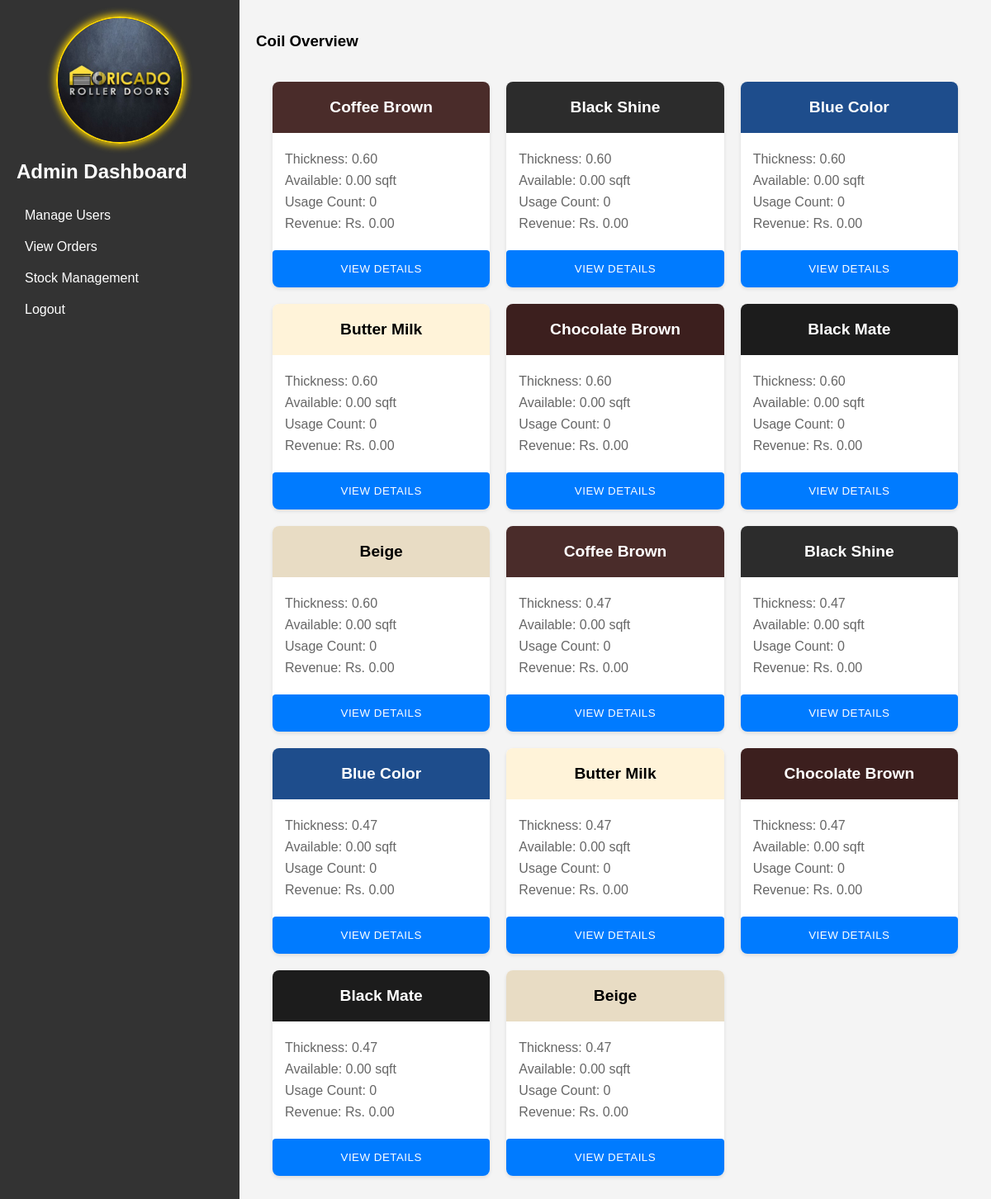
Page /admin/dashboard.php (signed in) on the committed database.
### tables this page shows
CREATE TABLE materials (
    id INT PRIMARY KEY AUTO_INCREMENT,
    name VARCHAR(100) NOT NULL,
    type ENUM('coil', 'other') NOT NULL,
    thickness DECIMAL(4,2),
    color VARCHAR(50),
    quantity DECIMAL(10,2),
    unit VARCHAR(20),
    price DECIMAL(10,2) DEFAULT 0.00
);

### admin/dashboard.php (the view, shortened to what this page needs)
<?php
require_once '../config/config.php';
$coilQuery = "SELECT m.*,
    (SELECT COUNT(*) FROM order_materials om WHERE om.material_id = m.id) as usage_count,
    (SELECT SUM(o.total_price) FROM order_materials om
     JOIN orders o ON om.order_id = o.id
     WHERE om.material_id = m.id) as total_revenue
FROM materials m
WHERE m.type = 'coil'";
$coils = $conn->query($coilQuery)->fetch_all(MYSQLI_ASSOC);
?>
<!DOCTYPE html>
<html>
<head>
    <link rel="stylesheet" href="../assets/css/style.css">
</head>
<body>
    <div class="dashboard">
        <nav>
        <img src="../assets/images/oricado logo.jpg" alt="Oricado Logo" class="navigation-logo">
            <h2>Admin Dashboard</h2>
            <ul>
                <li><a href="users.php">Manage Users</a></li>
                <li><a href="orders.php">View Orders</a></li>
                <li><a href="stock.php">Stock Management</a></li>
                <li><a href="../logout.php">Logout</a></li>
            </ul>
        </nav>
        <div class="content">
            <h3>Coil Overview</h3>
            <div class="coil-grid">
                <?php
                $colors = [
                    'coffee_brown' => ['hex' => '#4A2C2A', 'text' => 'white'],
                    'black_shine' => ['hex' => '#2C2C2C', 'text' => 'white'],
                    'blue_color' => ['hex' => '#1E4D8C', 'text' => 'white'],
                    'butter_milk' => ['hex' => '#FFF3D9', 'text' => 'black'],
                    'chocolate_brown' => ['hex' => '#3C1F1E', 'text' => 'white'],
                    'black_mate' => ['hex' => '#1C1C1C', 'text' => 'white'],
                    'beige' => ['hex' => '#E8DCC4', 'text' => 'black']
                ];
                foreach ($coils as $coil):
                    $colorInfo = $colors[$coil['color']] ?? ['hex' => '#000000', 'text' => 'white'];
                    $colorName = str_replace('_', ' ', ucfirst($coil['color']));
                ?>
                    <div class="coil-card">
                        <div class="color-header" style="background-color: <?php echo $colorInfo['hex']; ?>; color: <?php echo $colorInfo['text']; ?>">
                            <h4><?php echo $colorName; ?></h4>
                        </div>
                        <div class="coil-details">
                            <p>Thickness: <?php echo $coil['thickness']; ?></p>
                            <p>Available: <?php echo $coil['quantity']; ?> <?php echo $coil['unit']; ?></p>
                            <p>Usage Count: <?php echo $coil['usage_count']; ?></p>
                            <p>Revenue: Rs. <?php echo number_format($coil['total_revenue'], 2); ?></p>
                        </div>
                        <button onclick="window.location.href='coil_details.php?id=<?php echo $coil['id']; ?>'" class="view-details-btn">
                            View Details
                        </button>
                    </div>
                <?php endforeach; ?>
            </div>
        </div>
    </div>
</body>
</html>

### assets/css/style.css (style rules this page uses)
body { font-family: Arial, sans-serif; margin: 0; padding: 0; background: #f4f4f4; }
.dashboard { display: flex; min-height: 100vh; }
nav { width: 250px; background: #333; color: white; padding: 20px; }
nav ul { list-style: none; padding: 0; }
nav a { color: white; text-decoration: none; display: block; padding: 10px; transition: all 0.3s ease; }
.content { flex: 1; padding: 20px; }
button { background: #313232; color: white; padding: 10px 20px; border: none; border-radius: 4px; cursor: pointer; }
.coil-card { background: white; border-radius: 8px; box-shadow: 0 2px 4px rgba(0,0,0,0.1); overflow: hidden; display: flex; flex-direction: column; height: 100%; }
.color-header { padding: 20px; text-align: center; }
.color-header h4 { margin: 0; font-size: 1.2em; text-transform: capitalize; }
.coil-details { padding: 15px; flex-grow: 1; }
.coil-details p { margin: 8px 0; color: #666; }
.view-details-btn { width: 100%; padding: 15px; background: #007bff; color: white; border: none; font-weight: 500; text-transform: uppercase; letter-spacing: 0.5px; cursor: pointer; transition: all 0.3s ease; margin-top: auto; }
.coil-grid { display: grid; grid-template-columns: repeat(auto-fill, minmax(250px, 1fr)); gap: 20px; padding: 20px; }
button { background: white; color: black; border: 2px solid black; padding: 10px 20px; border-radius: 4px; cursor: pointer; font-weight: bold; text-align: center; transition: all 0.3s ease; margin-top: 10px; float: right; }

### admin/dashboard.php (style rules this page uses)
.navigation-logo { max-width: 150px; height: auto; display: block; margin: 0 auto; border-radius: 50%; border: 2px solid #FFD700; box-shadow: 0 0 10px 2px #FFD700; }

### rows in the picture
materials: color "Coffee Brown", thickness "0.60", quantity "0.00", unit "sqft", usage_count "0", total_revenue "0.00"
materials: color "Black Shine", thickness "0.60", quantity "0.00", unit "sqft", usage_count "0", total_revenue "0.00"
materials: color "Blue Color", thickness "0.60", quantity "0.00", unit "sqft", usage_count "0", total_revenue "0.00"
materials: color "Butter Milk", thickness "0.60", quantity "0.00", unit "sqft", usage_count "0", total_revenue "0.00"
materials: color "Chocolate Brown", thickness "0.60", quantity "0.00", unit "sqft", usage_count "0", total_revenue "0.00"
materials: color "Black Mate", thickness "0.60", quantity "0.00", unit "sqft", usage_count "0", total_revenue "0.00"
materials: color "Beige", thickness "0.60", quantity "0.00", unit "sqft", usage_count "0", total_revenue "0.00"
materials: color "Coffee Brown", thickness "0.47", quantity "0.00", unit "sqft", usage_count "0", total_revenue "0.00"
materials: color "Black Shine", thickness "0.47", quantity "0.00", unit "sqft", usage_count "0", total_revenue "0.00"
materials: color "Blue Color", thickness "0.47", quantity "0.00", unit "sqft", usage_count "0", total_revenue "0.00"
materials: color "Butter Milk", thickness "0.47", quantity "0.00", unit "sqft", usage_count "0", total_revenue "0.00"
materials: color "Chocolate Brown", thickness "0.47", quantity "0.00", unit "sqft", usage_count "0", total_revenue "0.00"
materials: color "Black Mate", thickness "0.47", quantity "0.00", unit "sqft", usage_count "0", total_revenue "0.00"
materials: color "Beige", thickness "0.47", quantity "0.00", unit "sqft", usage_count "0", total_revenue "0.00"
